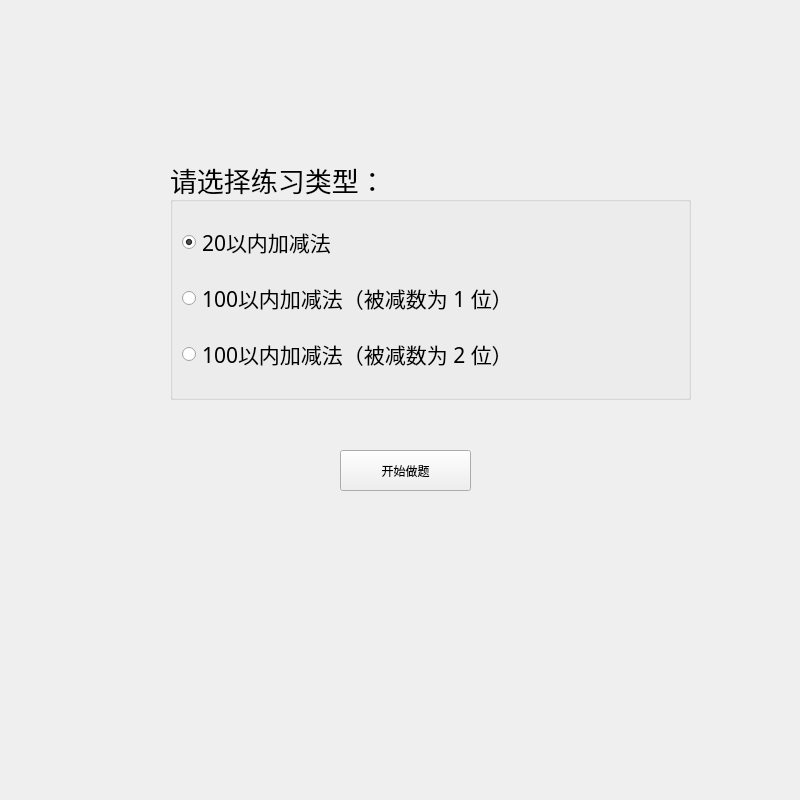
<?xml version="1.0" encoding="UTF-8"?>
<ui version="4.0">
 <class>function</class>
 <widget class="QWidget" name="function">
  <property name="geometry">
   <rect>
    <x>0</x>
    <y>0</y>
    <width>800</width>
    <height>800</height>
   </rect>
  </property>
  <property name="windowTitle">
   <string>Form</string>
  </property>
  <widget class="QGroupBox" name="groupBox">
   <property name="geometry">
    <rect>
     <x>170</x>
     <y>159</y>
     <width>521</width>
     <height>241</height>
    </rect>
   </property>
   <property name="font">
    <font>
     <family>黑体</family>
     <pointsize>20</pointsize>
     <weight>50</weight>
     <bold>false</bold>
    </font>
   </property>
   <property name="autoFillBackground">
    <bool>false</bool>
   </property>
   <property name="title">
    <string>请选择练习类型：</string>
   </property>
   <property name="flat">
    <bool>false</bool>
   </property>
   <property name="checkable">
    <bool>false</bool>
   </property>
   <layout class="QGridLayout" name="gridLayout">
    <item row="0" column="0">
     <widget class="QRadioButton" name="radiotwenty">
      <property name="font">
       <font>
        <family>Agency FB</family>
        <pointsize>16</pointsize>
        <weight>50</weight>
        <bold>false</bold>
       </font>
      </property>
      <property name="focusPolicy">
       <enum>Qt::StrongFocus</enum>
      </property>
      <property name="text">
       <string>20以内加减法</string>
      </property>
      <property name="checked">
       <bool>true</bool>
      </property>
     </widget>
    </item>
    <item row="1" column="0">
     <widget class="QRadioButton" name="radio100_1">
      <property name="font">
       <font>
        <family>Agency FB</family>
        <pointsize>16</pointsize>
        <weight>50</weight>
        <bold>false</bold>
       </font>
      </property>
      <property name="text">
       <string>100以内加减法（被减数为 1 位）</string>
      </property>
     </widget>
    </item>
    <item row="2" column="0">
     <widget class="QRadioButton" name="radio100_2">
      <property name="font">
       <font>
        <family>Agency FB</family>
        <pointsize>16</pointsize>
        <weight>50</weight>
        <bold>false</bold>
       </font>
      </property>
      <property name="text">
       <string>100以内加减法（被减数为 2 位）</string>
      </property>
     </widget>
    </item>
   </layout>
  </widget>
  <widget class="QPushButton" name="pushButton">
   <property name="geometry">
    <rect>
     <x>340</x>
     <y>450</y>
     <width>131</width>
     <height>41</height>
    </rect>
   </property>
   <property name="text">
    <string>开始做题</string>
   </property>
  </widget>
 </widget>
 <resources/>
 <connections/>
</ui>
